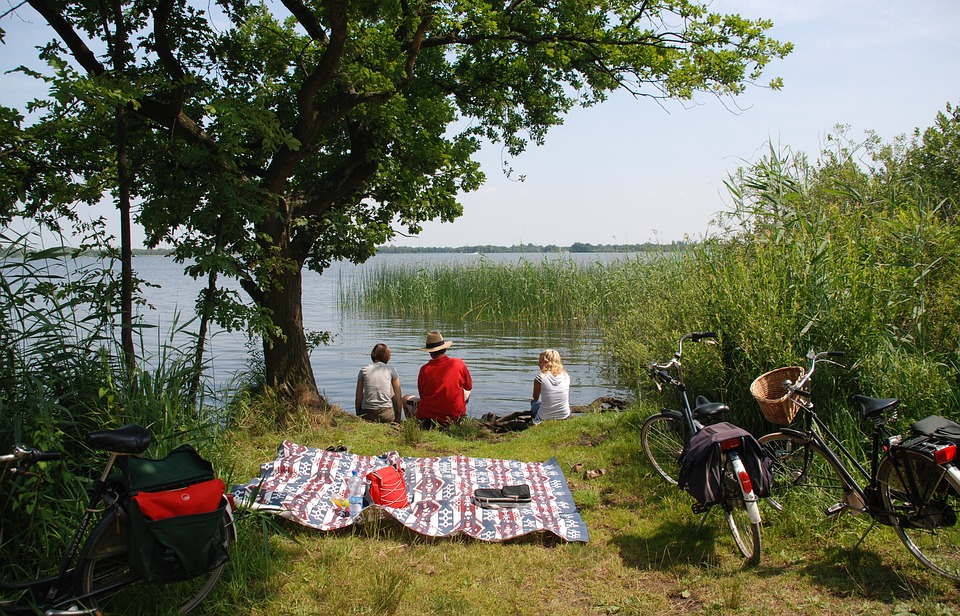
#> input picture samples/picnic.jpg, 960 x 616 px
$ python -i selectionsAndPaths.py   (imports and definitions only)   (Python 2 division)   (older library calls are emulated)
#> lines starting #> are read from the running program, lines starting #| are printed output that depends on the picture
### helper_routines.py
#!/usr/bin/env
# -*- coding: utf-8 -*-
"""
This is a grab bag for handy helper routines
"""
import numpy as np
from PIL import Image


#-------------- numpy <-> PIL smart conversion

# [31 lines left out: function defaultLoader, not called in this run]

def numpyArray(img,floatingPoint=True,loader=None):
	"""
	always return a writeable ndarray

	if img is a pil image, convert it.
	if it's already an array, return it

	:param img: can be a pil image, a numpy array, or anything loader can load
	:param floatingPoint: return a float array vs return a byte array
	:param loader: return a tool used to load images from strings.  if None, use defaultLoader() in this file
	"""
	if type(img) in [str,unicode] or hasattr(img,'read'):
		if loader==None:
			loader=defaultLoader
		img=loader(img)
	if type(img)==np.ndarray:
		a=img
	else:
		a=np.asarray(img)
	if a.flags.writeable==False:
		a=a.copy()
	if isFloat(a)!=floatingPoint:
		if floatingPoint:
			a=a/255.0
		else:
			a=np.int(a*255)
	return a


# [21 lines left out: function pilImage, not called in this run]


#-------------- color mode/info

def imageMode(img):
	"""
	:param img: can either one be a textual image mode, numpy array, or an image

	:return bool:
	"""
	if type(img)==str:
		return img
	elif type(img)==np.ndarray:
		if len(img.shape)<3: # black and white is [x,y,val] not [x,y,[val]]
			return 'L'
		modeGuess=['L','LA','RGB','RGBA']
		return modeGuess[img.shape[2]-1]
	return img.mode


def isFloat(img):
	"""
	Decide whether image pixels or an individual color is floating point or byte

	:param img: can either one be a numpy array, or an image

	:return bool:
	"""
	if type(img)==np.ndarray:
		if len(img.shape)<2: # a single color
			if type(img[0]) in [np.float,np.float64]:
				return True
		elif len(img.shape)<3: # black and white is [x,y,val] not [x,y,[val]]
			if type(img[0,0]) in [np.float,np.float64]:
				return True
		else:
			if type(img[0,0,0]) in [np.float,np.float64]:
				return True
	if type(img) in [tuple,list]:
		# a single color
		if type(img[0])==float:
			return True
	return False


# [142 lines left out: functions hasAlpha, getAlpha, setAlpha, isColor, maxMode, changeMode and 1 more, not called in this run]

#------------------- convert to other color representations

def changeColorspace(img,toSpace='RGB',fromSpace=None):
	"""
	change from any colorspace to any colorspace

	:param img: the image to convert
	:param toSpace: space to convert to
	:param fromSpace: space to convert from - guess from img if None

	NOTE: for more colorspace conversions than you can shake a chameleon at:
		http://colormine.org/
	"""
	img=numpyArray(img)
	if fromSpace==None:
		fromSpace=imageMode(img)
	raiseErr=False
	if fromSpace!=toSpace:
		if fromSpace=='RGB':
			if toSpace=='HSV':
				img=rgb2hsvArray(img)
			elif toSpace=='CMYK':
				img=rgb2cmykArray(img)
			else:
				raiseErr=True
		elif fromSpace=='CMYK':
			if toSpace=='HSV':
				img=rgb2hsvArray(cmyk2rgbArray(img))
			elif toSpace=='RGB':
				img=cmyk2rgbArray(img)
			else:
				raiseErr=True
		elif fromSpace=='HSV':
			if toSpace=='RGB':
				img=hsv2rgbArray(img)
			elif toSpace=='CMYK':
				img=rgb2cmykArray(hsv2rgbArray(img))
			else:
				raiseErr=True
		else:
			raiseErr=True
	if raiseErr:
		raise NotImplementedError('No conversion exists from colorspace "'+fromSpace+'" to "'+toSpace+'"')
	return img


# [532 lines left out: functions rgb2hsvImage, rgb2hsvArray, hsv2rgbImage, hsv2rgbArray, rgb2cmykArray, rgb2cmykImage and 11 more, not called in this run]

#------------------ main entry point for external fun


# [51 lines that do not run on import are left out]

### selectionsAndPaths.py
from helper_routines import *
import scipy.ndimage
from PIL import Image, ImageDraw


HTML_COLOR_NAMES={
	'AliceBlue':'#F0F8FF',
	'AntiqueWhite':'#FAEBD7',
	'Aqua':'#00FFFF',
	'Aquamarine':'#7FFFD4',
	'Azure':'#F0FFFF',
	'Beige':'#F5F5DC',
	'Bisque':'#FFE4C4',
	'Black':'#000000',
	'BlanchedAlmond':'#FFEBCD',
	'Blue':'#0000FF',
	'BlueViolet':'#8A2BE2',
	'Brown':'#A52A2A',
	'BurlyWood':'#DEB887',
	'CadetBlue':'#5F9EA0',
	'Chartreuse':'#7FFF00',
	'Chocolate':'#D2691E',
	'Coral':'#FF7F50',
	'CornflowerBlue':'#6495ED',
	'Cornsilk':'#FFF8DC',
	'Crimson':'#DC143C',
	'Cyan':'#00FFFF',
	'DarkBlue':'#00008B',
	'DarkCyan':'#008B8B',
	'DarkGoldenRod':'#B8860B',
	'DarkGray':'#A9A9A9',
	'DarkGrey':'#A9A9A9',
	'DarkGreen':'#006400',
	'DarkKhaki':'#BDB76B',
	'DarkMagenta':'#8B008B',
	'DarkOliveGreen':'#556B2F',
	'DarkOrange':'#FF8C00',
	'DarkOrchid':'#9932CC',
	'DarkRed':'#8B0000',
	'DarkSalmon':'#E9967A',
	'DarkSeaGreen':'#8FBC8F',
	'DarkSlateBlue':'#483D8B',
	'DarkSlateGray':'#2F4F4F',
	'DarkSlateGrey':'#2F4F4F',
	'DarkTurquoise':'#00CED1',
	'DarkViolet':'#9400D3',
	'DeepPink':'#FF1493',
	'DeepSkyBlue':'#00BFFF',
	'DimGray':'#696969',
	'DimGrey':'#696969',
	'DodgerBlue':'#1E90FF',
	'FireBrick':'#B22222',
	'FloralWhite':'#FFFAF0',
	'ForestGreen':'#228B22',
	'Fuchsia':'#FF00FF',
	'Gainsboro':'#DCDCDC',
	'GhostWhite':'#F8F8FF',
	'Gold':'#FFD700',
	'GoldenRod':'#DAA520',
	'Gray':'#808080',
	'Grey':'#808080',
	'Green':'#008000',
	'GreenYellow':'#ADFF2F',
	'HoneyDew':'#F0FFF0',
	'HotPink':'#FF69B4',
	'IndianRed':'#CD5C5C',
	'Indigo':'#4B0082',
	'Ivory':'#FFFFF0',
	'Khaki':'#F0E68C',
	'Lavender':'#E6E6FA',
	'LavenderBlush':'#FFF0F5',
	'LawnGreen':'#7CFC00',
	'LemonChiffon':'#FFFACD',
	'LightBlue':'#ADD8E6',
	'LightCoral':'#F08080',
	'LightCyan':'#E0FFFF',
	'LightGoldenRodYellow':'#FAFAD2',
	'LightGray':'#D3D3D3',
	'LightGrey':'#D3D3D3',
	'LightGreen':'#90EE90',
	'LightPink':'#FFB6C1',
	'LightSalmon':'#FFA07A',
	'LightSeaGreen':'#20B2AA',
	'LightSkyBlue':'#87CEFA',
	'LightSlateGray':'#778899',
	'LightSlateGrey':'#778899',
	'LightSteelBlue':'#B0C4DE',
	'LightYellow':'#FFFFE0',
	'Lime':'#00FF00',
	'LimeGreen':'#32CD32',
	'Linen':'#FAF0E6',
	'Magenta':'#FF00FF',
	'Maroon':'#800000',
	'MediumAquaMarine':'#66CDAA',
	'MediumBlue':'#0000CD',
	'MediumOrchid':'#BA55D3',
	'MediumPurple':'#9370DB',
	'MediumSeaGreen':'#3CB371',
	'MediumSlateBlue':'#7B68EE',
	'MediumSpringGreen':'#00FA9A',
	'MediumTurquoise':'#48D1CC',
	'MediumVioletRed':'#C71585',
	'MidnightBlue':'#191970',
	'MintCream':'#F5FFFA',
	'MistyRose':'#FFE4E1',
	'Moccasin':'#FFE4B5',
	'NavajoWhite':'#FFDEAD',
	'Navy':'#000080',
	'OldLace':'#FDF5E6',
	'Olive':'#808000',
	'OliveDrab':'#6B8E23',
	'Orange':'#FFA500',
	'OrangeRed':'#FF4500',
	'Orchid':'#DA70D6',
	'PaleGoldenRod':'#EEE8AA',
	'PaleGreen':'#98FB98',
	'PaleTurquoise':'#AFEEEE',
	'PaleVioletRed':'#DB7093',
	'PapayaWhip':'#FFEFD5',
	'PeachPuff':'#FFDAB9',
	'Peru':'#CD853F',
	'Pink':'#FFC0CB',
	'Plum':'#DDA0DD',
	'PowderBlue':'#B0E0E6',
	'Purple':'#800080',
	'RebeccaPurple':'#663399',
	'Red':'#FF0000',
	'RosyBrown':'#BC8F8F',
	'RoyalBlue':'#4169E1',
	'SaddleBrown':'#8B4513',
	'Salmon':'#FA8072',
	'SandyBrown':'#F4A460',
	'SeaGreen':'#2E8B57',
	'SeaShell':'#FFF5EE',
	'Sienna':'#A0522D',
	'Silver':'#C0C0C0',
	'SkyBlue':'#87CEEB',
	'SlateBlue':'#6A5ACD',
	'SlateGray':'#708090',
	'SlateGrey':'#708090',
	'Snow':'#FFFAFA',
	'SpringGreen':'#00FF7F',
	'SteelBlue':'#4682B4',
	'Tan':'#D2B48C',
	'Teal':'#008080',
	'Thistle':'#D8BFD8',
	'Tomato':'#FF6347',
	'Turquoise':'#40E0D0',
	'Violet':'#EE82EE',
	'Wheat':'#F5DEB3',
	'White':'#FFFFFF',
	'WhiteSmoke':'#F5F5F5',
	'Yellow':'#FFFF00',
	'YellowGreen':'#9ACD32'}

# [114 lines left out: functions strToColor, colorToStr, pickColor, matchColorToImage, not called in this run]


def selectByColor(img,color,tolerance=0,soften=10,smartSoften=True,colorspace='RGB'):
	"""
	Select all pixels of a given color

	:param img: can be a pil image, numpy array, etc
	:param color: (in colorspace units) can be anything that pickColor returns:
		a color int array
		a color string to decode
		a color range (colorLow,colorHigh)
		an array of any of these
	:param tolerance: how close the selection must be
	:param soften: apply a soften radius to the edges of the selection
	:param smartSoften: multiply the soften radius by how near the pixel is to the selection color
	:param colorspace: change the given img (assumed to be RGB) into another corlorspace before matching

	:returns: black and white image in a numpy array (usable as a selection or a mask)
	"""
	img=numpyArray(img)
	img=changeColorspace(img)
	if (type(color)==list and type(color[0])==list) or (type(color)==np.ndarray and len(color.shape)>1):
		# there are multiple colors, so select them all one at a time
		# TODO: this could possibly be made faster with array operations??
		ret=None
		for c in color:
			if type(ret)==type(None):
				ret=selectByColor(img,c,tolerance,soften,smartSoften)
			else:
				ret=ret+selectByColor(img,c,tolerance,soften,smartSoften)
		ret=clampImage(ret)
	elif type(color)==tuple:
		# color range - select all colors "between" these two in the given color space
		color=(matchColorToImage(color[0],img),matchColorToImage(color[1],img))
		matches=np.logical_and(img>=color[0],img<=color[1])
		ret=np.where(matches.all(axis=2),1.0,0.0)
	else:
		# a single color (or a series of colors that have been averaged down to one)
		color=matchColorToImage(color,img)
		if isFloat(color):
			imax=1.0
			imin=0.0
		else:
			imax=255
			imin=0
		numColors=img.shape[-1]
		avgDelta=np.sum(np.abs(img[:,:]-color),axis=-1)/numColors
		ret=np.where(avgDelta<=tolerance,imax,imin)
		if soften>0:
			ret=gaussianBlur(ret,soften)
			if smartSoften:
				ret=np.minimum(imax,ret/avgDelta)
	return ret


# [186 lines left out: functions selectByPoint, gaussianBlur, morphology, selectionToPath, pathToSelection, renderPath, not called in this run]

def skin(img):
	"""
	sample color selection
	returns a skintone mask

	This is a match on HS colorspace, which, against popular rumor, performs better than other color spaces.
		"Color Space for Skin Detection - A Review"
			by Nikhil Rasiwasia,
			Fondazione Graphitech,
			University of Trento, (TN) Italy
		"Comparison  of  Five  Color  Models  in  Skin  Pixel  Classification"
			by Benjamin D. Zarit, Boaz J. Super, Francis K. H. Quek
			Electrical Engineering and Computer Science
			University of Illinois at Chicago

	:param img: image to match
	:return: a black and white mask

	TODO: doesn't work :P
	"""
	return selectByColor(img,((0,48,80),(20,255,255)),colorspace='HSV')


#------------------ main entry point for external fun


# [74 lines not run here, left out]

>>> import cv2
>>> picture = cv2.imread('samples/picnic.jpg', cv2.IMREAD_GRAYSCALE)
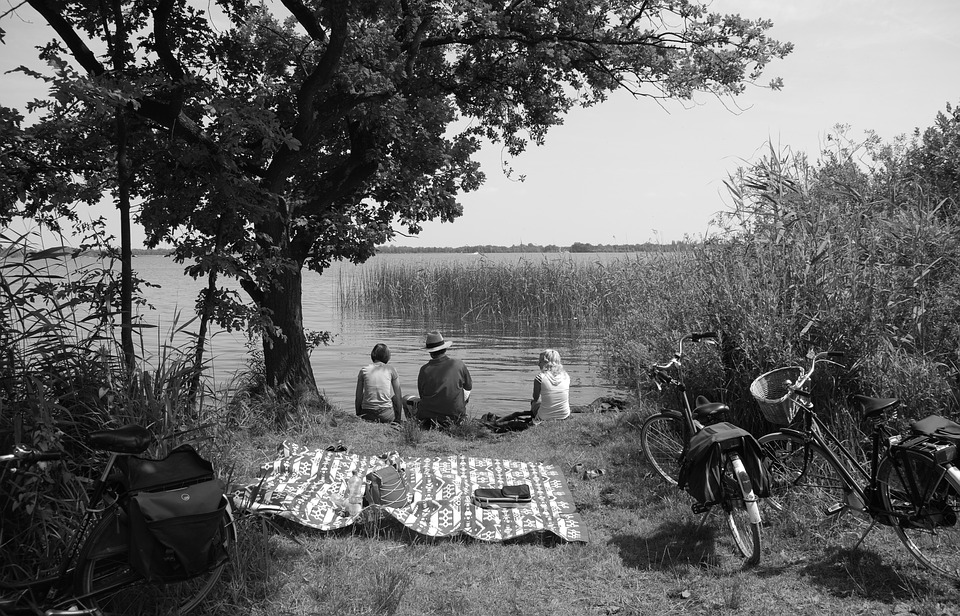
#> picture: shape (616, 960); min 0, max 255, mean 101
>>> result = skin(picture)
#> in changeColorspace, `fromSpace=imageMode(img)`: fromSpace = 'L'
#> (the run stopped early here; a loop or call above may not have finished)
